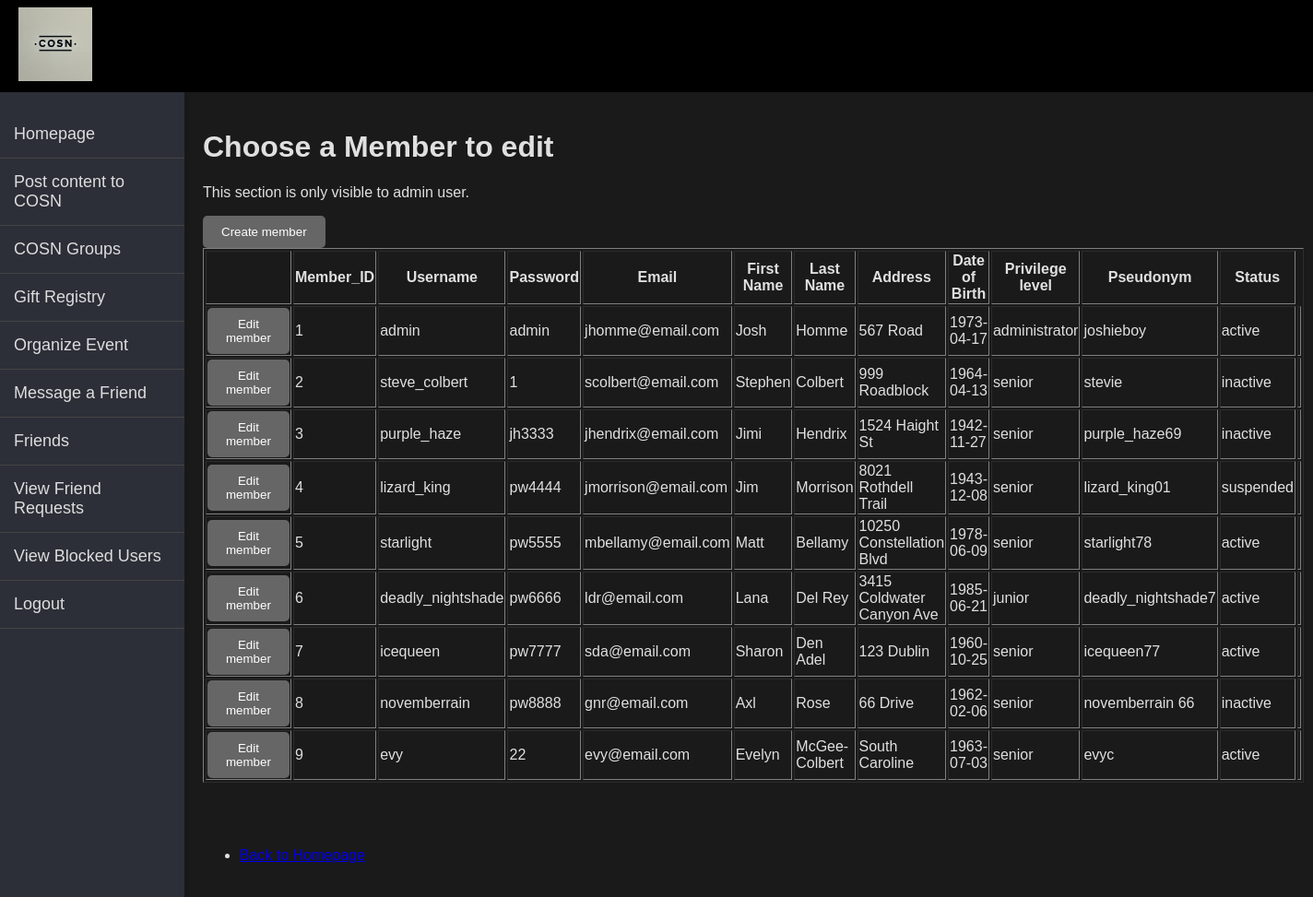
Screenshot of /App/admin_manage_users.php (signed in) with the database file from the repository.
### App/admin_manage_users.php (the view, shortened to what this page needs)
<?php
include("db_config.php");
include("header.php");
include('sidebar.php');
?>
<!DOCTYPE html>
<html lang="en">
<link rel="stylesheet" type = "text/css" href="./css/admin_manage_users.css" />
<head>
</head>
<?php
$conn = new mysqli($host, $user, $pass, $db);
$sql = "SELECT member_id,username,password,email,first_name,last_name,address,date_of_birth,privilege_level,pseudonym,status
FROM members
where member_deleted_flag = false
;";
$result = $conn->query($sql);
?>
<!DOCTYPE html>
<html lang="en">
<head>
</head>
<body>
<div class="main-content">
<div class="view-content-container">
    <h1>Choose a Member to edit</h1>
    <p>This section is only visible to admin user.</p>
    <div id="center_button">
    <button onclick="location.href='admin_create_member.php'">Create member</button>
    </div>
    <table border="1">
        <tr>
            <th></th>
            <th>Member_ID</th>
            <th>Username</th>
            <th>Password</th>
            <th>Email</th>
            <th>First Name</th>
            <th>Last Name</th>
            <th>Address</th>
            <th>Date of Birth</th>
            <th>Privilege level</th>
            <th>Pseudonym</th>
            <th>Status</th>
        </tr>
        <?php
        if ($result->num_rows > 0) {
            while($row = $result->fetch_assoc()) {
                echo "<tr>";
                echo "<td><a href='admin_edit_member.php?member_id=" . $row['member_id'] . "'><button>Edit member</button></a></td>";
                echo "<td>" . $row['member_id'] . "</td>";
                echo "<td>" . $row['username'] . "</td>";
                echo "<td>" . $row['password'] . "</td>";
                echo "<td>" . $row['email'] . "</td>";
                echo "<td>" . $row['first_name'] . "</td>";
                echo "<td>" . $row['last_name'] . "</td>";
                echo "<td>" . $row['address'] . "</td>";
                echo "<td>" . $row['date_of_birth'] . "</td>";
                echo "<td>" . $row['privilege_level'] . "</td>";
                echo "<td>" . $row['pseudonym'] . "</td>";
                echo "<td>" . $row['status'] . "</td>";
                echo "<td>";
                echo "</td>";
                echo "</tr>";
            }
        } else {
            echo "<tr><td colspan='4'>No members found</td></tr>";
        }
        ?>
    </table>
        <br>
        <br>
        <br>
        <ul>
            <li><a href="homepage.php">Back to Homepage</a></li>
        </ul>
</div>
</div>
</body>
</body>
</html>

### App/header.css (style rules this page uses)
body { background-color: #f5f5f5; }

### App/css/sidebar.css (style rules this page uses)
body { margin: 0; font-family: Arial, sans-serif; }

### App/css/admin_manage_users.css (style rules this page uses)
body { background-color: #1a1a1a; color: #e0e0e0; font-family: Arial, sans-serif; transition: background-color 0.3s, color 0.3s; }
button { padding: 10px 20px; border: none; background-color: #666; color: #ffffff; border-radius: 5px; cursor: pointer; }
.main-content { margin-left: 200px; padding: 20px; }

### rows the page displays
members: member_id "1", username "admin", password "admin", email "jhomme@email.com", first_name "Josh", last_name "Homme", address "567 Road", date_of_birth "1973-04-17", privilege_level "administrator", pseudonym "joshieboy", status "active"
members: member_id "2", username "steve_colbert", password "1", email "scolbert@email.com", first_name "Stephen", last_name "Colbert", address "999 Roadblock", date_of_birth "1964-04-13", privilege_level "senior", pseudonym "stevie", status "inactive"
members: member_id "3", username "purple_haze", password "jh3333", email "jhendrix@email.com", first_name "Jimi", last_name "Hendrix", address "1524 Haight St", date_of_birth "1942-11-27", privilege_level "senior", pseudonym "purple_haze69", status "inactive"
members: member_id "4", username "lizard_king", password "pw4444", email "jmorrison@email.com", first_name "Jim", last_name "Morrison", address "8021 Rothdell Trail", date_of_birth "1943-12-08", privilege_level "senior", pseudonym "lizard_king01", status "suspended"
members: member_id "5", username "starlight", password "pw5555", email "mbellamy@email.com", first_name "Matt", last_name "Bellamy", address "10250 Constellation Blvd", date_of_birth "1978-06-09", privilege_level "senior", pseudonym "starlight78", status "active"
members: member_id "6", username "deadly_nightshade", password "pw6666", email "ldr@email.com", first_name "Lana", last_name "Del Rey", address "3415 Coldwater Canyon Ave", date_of_birth "1985-06-21", privilege_level "junior", pseudonym "deadly_nightshade7", status "active"
members: member_id "7", username "icequeen", password "pw7777", email "sda@email.com", first_name "Sharon", last_name "Den Adel", address "123 Dublin", date_of_birth "1960-10-25", privilege_level "senior", pseudonym "icequeen77", status "active"
members: member_id "8", username "novemberrain", password "pw8888", email "gnr@email.com", first_name "Axl", last_name "Rose", address "66 Drive", date_of_birth "1962-02-06", privilege_level "senior", pseudonym "novemberrain 66", status "inactive"
members: member_id "9", username "evy", password "22", email "evy@email.com", first_name "Evelyn", last_name "McGee-Colbert", address "South Caroline", date_of_birth "1963-07-03", privilege_level "senior", pseudonym "evyc", status "active"
